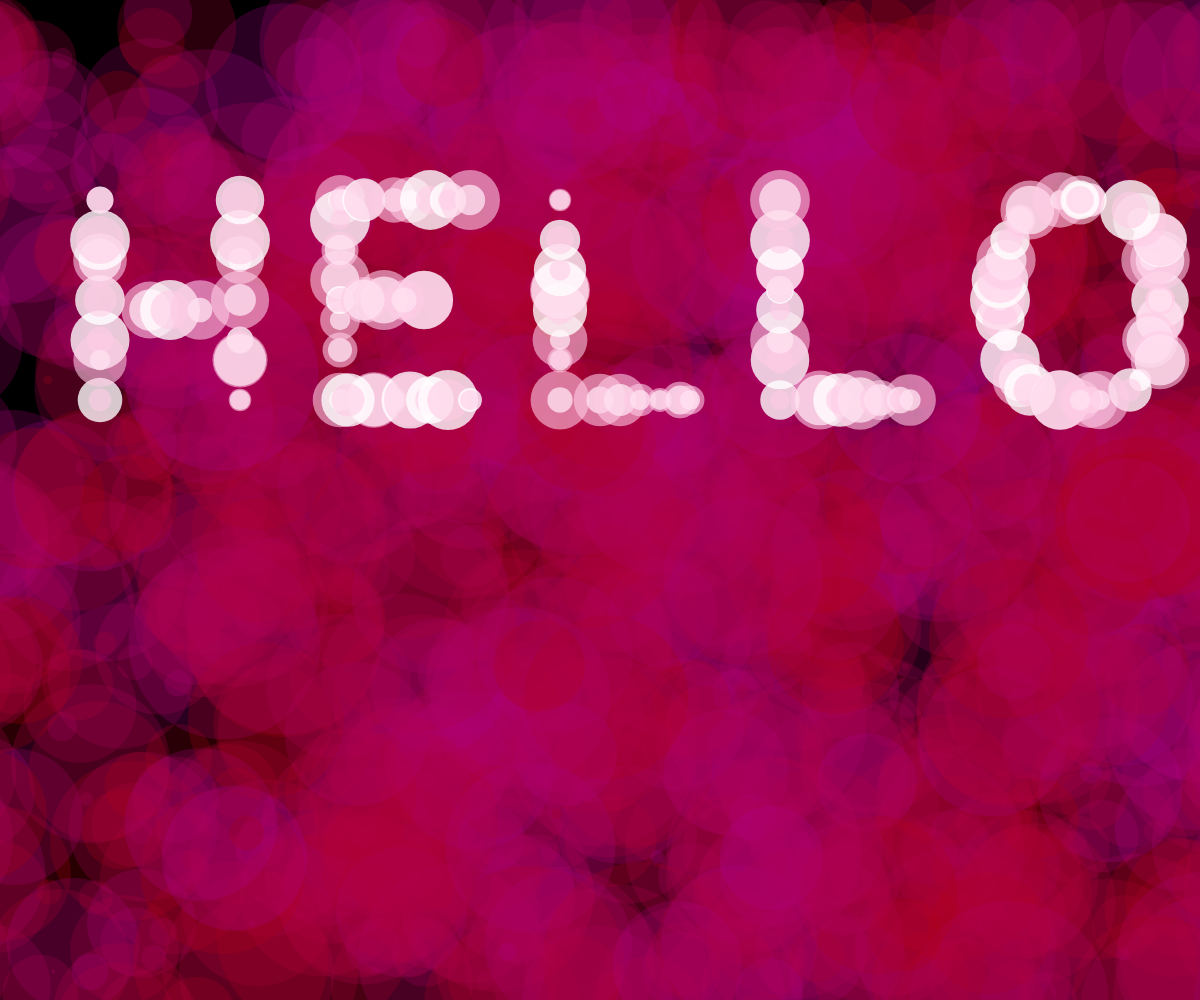
Frame 1 (no input)
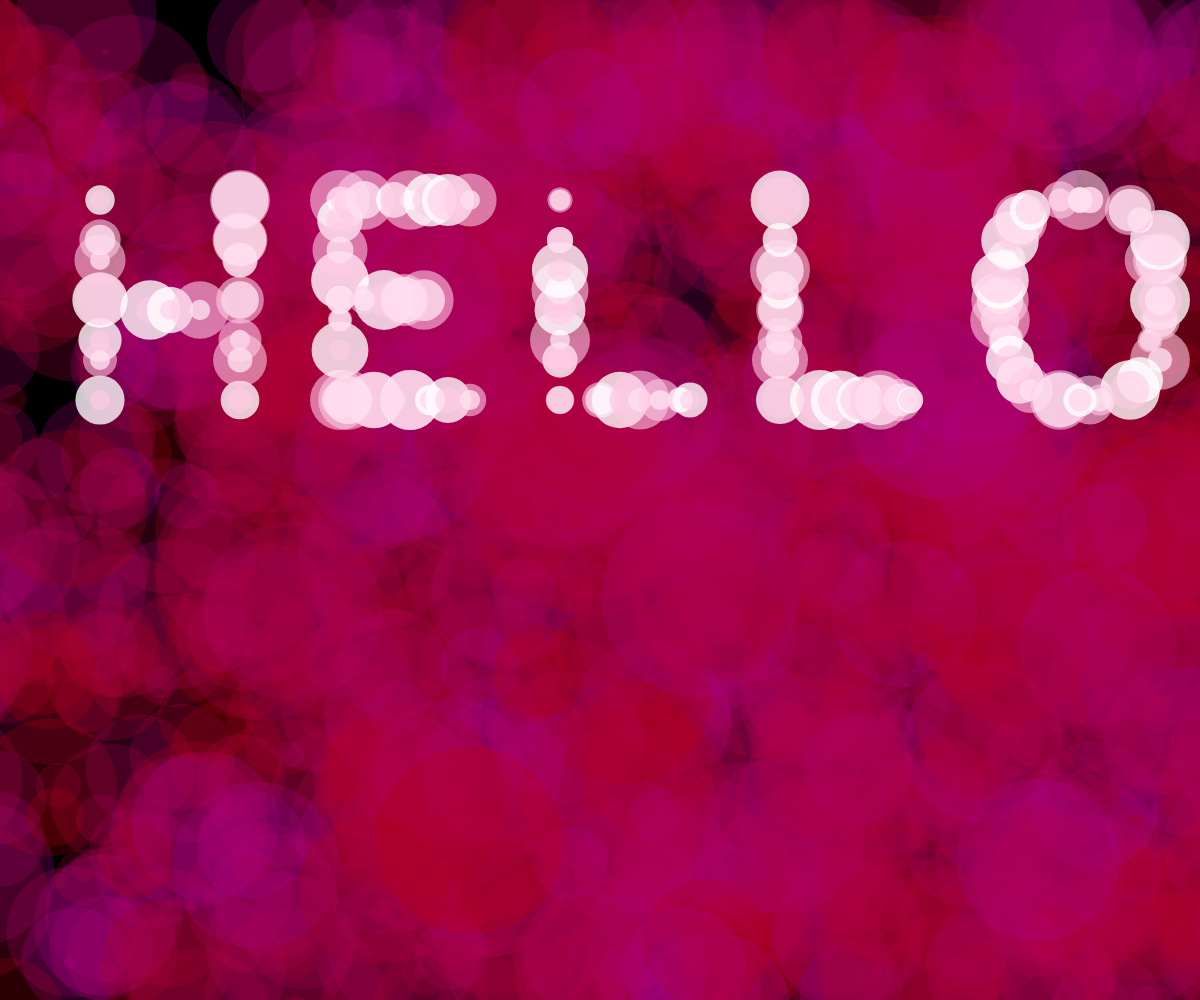
Frame 60 (no input)
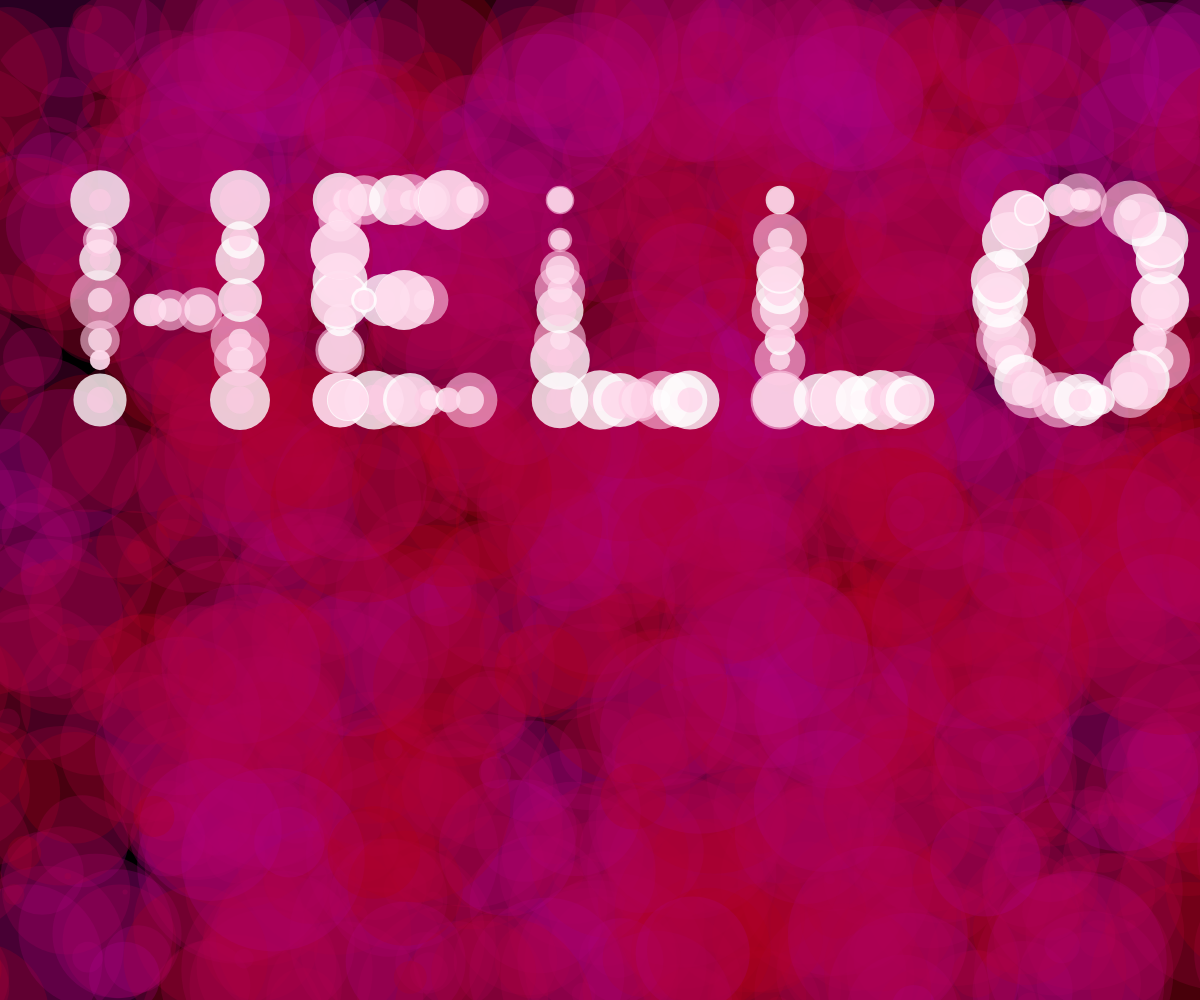
Frame 120 (the mouse pressed at the canvas centre since frame 60)

The p5.js sketch that drew these frames (run headless with seeded random() and noise() and a simulated clock; from frame 60 on, the mouse is pressed at the canvas centre):

// p5.js sketch
// ── sketch.js
 
// no need to change anything from here ... ----------------------

var letters = {};

var marginLeft = 50;
var marginTop = 100;
var textX = marginLeft;
var textY = 150;
var lineHeight = 150;
var typedText = "HELLO";
var zoom = 2;

function setup() {
	createCanvas(windowWidth, windowHeight);
	initLetters();
	noFill();
	strokeWeight(0);
}

function draw() {
	background(0);
	scale(zoom);

	randomSeed(4);
    drawBackground();
    
	textX = marginLeft;
	textY = marginTop + 100;

	for (var i = 0; i < typedText.length; i++) {
		var c = typedText[i];
		if (letters[c]) {
			push();
			translate(textX, textY);
			var w = letters[c]();
			textX += w;
			pop();
		} else if (c == "\n") {
			textX = marginLeft;
			textY += lineHeight;
		}
	}

	//noLoop();
}

function keyTyped() {
    var k = key;
    if (!letters[k]) {
        k = k.toUpperCase();
    }
    if (letters[k]) {
         
        typedText += k;
    }

	//loop();
}

function keyPressed() {
	if (keyCode == RETURN) {
		typedText += "\n";
	}
	if (keyCode == BACKSPACE || keyCode == DELETE) {
		if (typedText.length > 0) typedText = typedText.slice(0, -1);
	}
}

// ... to here -----------------------------------------------------


function initLetters() {
	// Add your calls to the letter functions here

	letters = {
		N: draw_N,
		O: draw_O,
		Q: draw_Q,
		U: draw_U,
        G: draw_G,
        H: draw_H,
        I: draw_I,
        J: draw_J,
        K: draw_K,
        L: draw_L,
        M: draw_M,
        S: draw_S,
        R: draw_R,	
		A: draw_A,
		W: draw_W,
        V: draw_V,
        B: draw_B,
        P: draw_P,
        C: draw_C,
        D: draw_D,
        T: draw_T,
		E: draw_E,
        F: draw_F,
        X: draw_X,
        Y: draw_Y,
        Z: draw_Z,
		
		" ": function() { return 30 },
	};
}


function specialEllipse(x, y, w, h) {
	strokeWeight(0);
	fill(255, 255, 255, 200);
	var w = sin(frameCount * random() / 30 + random(100)) * 10 + 20;
	ellipse(x, y, w, w);

	stroke(0,0,128);
	fill(255, 204, 229, 150);
	w = sin(frameCount * random() / 30 + random(100)) * 10 + 20;
	ellipse(x, y, w, w);
}


function drawBackground() {
    for (var i = 0; i < 1000; i++) {
        var x = random(0, width/zoom);
        var y = random(0, height/zoom);
        var r1 = sin(frameCount * random() / 30 + random(100)) * 5 + 10;
	    var r2 = sin(frameCount * random() / 30 + random(100)) * 5 + 10;
	    var r3 = sin(frameCount * random() / 30 + random(100)) * 90 + 10;
	       
        fill(175, 0, random(10,150), 60);
        ellipse(x+r3, y+r2, r3, r3);
    }
}

// A function for each letter

function draw_N() {
	
	//rect(-15,-100,80,100);
	
	specialEllipse(0,-100,30,30); //top left 
	specialEllipse(0,0,13,13); 
	specialEllipse(0,-5,15,15); //bottom left
	//specialEllipse(50,-100,30,30); //top right
	specialEllipse(50,-20,30,30); //bottom right
	specialEllipse(0,-30,25,25);
    specialEllipse(0,-20,25,25);
	specialEllipse(0,-40,15,15);
	specialEllipse(0,-50,20,20);
	specialEllipse(0,-70,10,10);
    specialEllipse(0,-80,10,10);
	specialEllipse(0,-90,15,15);
	
    specialEllipse(70,-100,10,10);
	specialEllipse(70,-85,20,20);
	specialEllipse(70,-70,18,18);
	specialEllipse(70,-60,11,11);
	specialEllipse(70,-50,15,15);
    specialEllipse(70,-30,15,15);
	specialEllipse(70,-20,25,25);
	specialEllipse(70,0,13,13);
    
	specialEllipse(50,-35,20,20);
	specialEllipse(33,-47,10,10);
	specialEllipse(28,-56,15,15);
	specialEllipse(23,-67,18,18);
	specialEllipse(18,-75,10,10);
	specialEllipse(15,-80,13,13);
    
	
	
	

	return 110;
}

function draw_O() {
	
	//rect(30,-100,80,100);
	
    specialEllipse(0, -50, 25);
    specialEllipse(0, -40, 25);
    specialEllipse(3, -30, 15);
    specialEllipse(5, -20, 30);
    specialEllipse(10, -10, 10);
    specialEllipse(15, -5, 20);
    specialEllipse(30, 0, 20);
    specialEllipse(45, 0, 30);
    
    specialEllipse(80, -50, 25);
    specialEllipse(80, -40, 25);
    specialEllipse(75, -30, 15);
    specialEllipse(80, -20, 30);
    specialEllipse(70, -10, 10);
    specialEllipse(65, -5, 20);
    specialEllipse(50, 0, 20);
    specialEllipse(40, 0, 30);

    
    specialEllipse(0, -50, 25);
    specialEllipse(0, -60, 25);
    specialEllipse(3, -70, 15);
    specialEllipse(5, -80, 30);
    specialEllipse(10, -90, 10);
    specialEllipse(15, -95, 20);
    specialEllipse(30, -100, 20);
    specialEllipse(45, -100, 30);
    
    specialEllipse(80, -50, 25);
    specialEllipse(80, -70, 25);
    specialEllipse(75, -70, 15);
    specialEllipse(80, -80, 30);
    specialEllipse(70, -90, 10);
    specialEllipse(65, -95, 20);
    specialEllipse(40, -100, 20);
    specialEllipse(40, -100, 30);


	return 130;
}
function draw_Q() {
	
	//rect(75,-100,80,100);
	
    specialEllipse(0, -50, 25);
    specialEllipse(0, -40, 25);
    specialEllipse(3, -30, 15);
    specialEllipse(5, -20, 30);
    specialEllipse(10, -10, 10);
    specialEllipse(15, -5, 20);
    specialEllipse(30, 0, 20);
    specialEllipse(45, 0, 30);
    
    specialEllipse(80, -50, 25);
    specialEllipse(80, -40, 25);
    specialEllipse(75, -30, 15);
    specialEllipse(80, -20, 30);
    specialEllipse(70, -10, 10);
    specialEllipse(65, -5, 20);
    specialEllipse(50, 0, 20);
    specialEllipse(40, 0, 30);

    
    specialEllipse(0, -50, 25);
    specialEllipse(0, -60, 25);
    specialEllipse(3, -70, 15);
    specialEllipse(5, -80, 30);
    specialEllipse(10, -90, 10);
    specialEllipse(15, -95, 20);
    specialEllipse(30, -100, 20);
    specialEllipse(45, -100, 30);
    
    specialEllipse(80, -50, 25);
    specialEllipse(80, -70, 25);
    specialEllipse(75, -70, 15);
    specialEllipse(80, -80, 30);
    specialEllipse(70, -90, 10);
    specialEllipse(65, -95, 20);
    specialEllipse(40, -100, 20);
    specialEllipse(40, -100, 30);
    
    specialEllipse(90, 0, 25);
    specialEllipse(80, -10, 15);
    specialEllipse(70, -20, 15);
	specialEllipse(60, -30, 10);
	

	

	return 130;
}

function draw_U() {
	
    specialEllipse(0, -50, 25);
    specialEllipse(0, -40, 25);
    specialEllipse(0, -60, 25);
    specialEllipse(0, -70, 25);
    specialEllipse(0, -80, 25);
    specialEllipse(0, -90, 25);
    specialEllipse(0, -95, 25);
    specialEllipse(0, -100, 25);
    specialEllipse(3, -30, 15);
    specialEllipse(5, -20, 30);
    specialEllipse(10, -10, 10);
    specialEllipse(15, -5, 20);
    specialEllipse(30, 0, 20);
    specialEllipse(45, 0, 30);
    
    specialEllipse(80, -50, 25);
    specialEllipse(80, -60, 25);
    specialEllipse(80, -70, 25);
    specialEllipse(80, -80, 25);
    specialEllipse(80, -90, 25);
    specialEllipse(80, -95, 25);
    specialEllipse(80, -100, 25);
    
    specialEllipse(75, -30, 15);
    specialEllipse(80, -20, 30);
    specialEllipse(70, -10, 10);
    specialEllipse(65, -5, 20);
    specialEllipse(50, 0, 20);
    specialEllipse(40, 0, 30);
	
	
	

	

	return 120;
}




function draw_G() {



    specialEllipse(0, -50, 25);
    specialEllipse(0, -40, 25);
    specialEllipse(3, -30, 15);
    specialEllipse(5, -20, 30);
    specialEllipse(10, -10, 10);
    specialEllipse(15, -5, 20);
    specialEllipse(30, 0, 20);
    specialEllipse(45, 0, 30);
    
    specialEllipse(80, -50, 25);
    specialEllipse(80, -40, 25);
    specialEllipse(75, -30, 15);
    specialEllipse(80, -20, 30);
    specialEllipse(70, -10, 10);
    specialEllipse(65, -5, 20);
    specialEllipse(50, 0, 20);
    specialEllipse(40, 0, 30);
    
    
    
    specialEllipse(75, -40, 20);
    specialEllipse(75, -50, 15);
   
    
    specialEllipse(0, -50, 25);
    specialEllipse(0, -60, 25);
    specialEllipse(3, -70, 15);
    specialEllipse(5, -80, 30);
    specialEllipse(10, -90, 10);
    specialEllipse(15, -95, 20);
    specialEllipse(30, -100, 20);
    specialEllipse(45, -100, 30);
    
    specialEllipse(75, -90, 20);
    specialEllipse(60, -100, 20);
    specialEllipse(45, -100, 30);
    
    specialEllipse(65, -50, 10);
    specialEllipse(75, -50, 15);
    specialEllipse(60, -50, 10);




        return 130;
}


function draw_H() {


    specialEllipse(0, 0, 20);
    specialEllipse(0, -30, 25);
    specialEllipse(0, -20, 25);
    specialEllipse(0, -50, 15);
    specialEllipse(0, -70, 20);
    specialEllipse(0, -80, 20);
    specialEllipse(0, -100, 30);
    specialEllipse(25, -45, 25);
    specialEllipse(35, -45, 10);

    specialEllipse(70, 0, 20);
    specialEllipse(70, -30, 25);
    specialEllipse(70, -20, 25);
    specialEllipse(70, -50, 25);
    specialEllipse(70, -70, 30);
    specialEllipse(70, -80, 30);
    
    specialEllipse(50, -45, 25);
    specialEllipse(70, -100, 15);


        return 120;
}


function draw_I() {


    specialEllipse(0, 0, 20);
    specialEllipse(0, -30, 25);
    specialEllipse(0, -20, 25);
    specialEllipse(0, -45, 15);
    specialEllipse(0, -60, 20);
    specialEllipse(0, -80, 20);
    specialEllipse(0, -100, 30);


        return 50;

}

function draw_J() {


    specialEllipse(60, -80, 30);
    specialEllipse(60, -30, 25);
    specialEllipse(60, -100, 20);
    specialEllipse(60, -70, 20);
    specialEllipse(60, -60, 20);
    specialEllipse(60, -50, 20);
    specialEllipse(50, -10, 30);
    specialEllipse(30, 0, 20);
    specialEllipse(0, -50, 10);
    specialEllipse(0, -25, 15);
    specialEllipse(0, -35, 25);
    specialEllipse(10, -15, 15);


        return 110;

}
function draw_K() {


    specialEllipse(15, -45, 20);
    specialEllipse(30, -55, 25);
    specialEllipse(40, -65, 10);
    specialEllipse(50, -75, 20);
    specialEllipse(70, -100, 20);
    specialEllipse(60, -90, 20);
    specialEllipse(0, -100, 15);
    specialEllipse(0, -100, 10);
    specialEllipse(0, -65, 20);
    specialEllipse(0, -75, 20);
    specialEllipse(0, -50, 10);
    specialEllipse(0, -45, 25);
    specialEllipse(0, -25, 25);
    specialEllipse(0,  0, 30);
    specialEllipse(15, -35, 10);
    specialEllipse(35, -35, 20);
    specialEllipse(45, -25, 25);
    specialEllipse(50, -15, 20);
    specialEllipse(70, 0, 25);



        return 120;
}

function draw_L() {


    specialEllipse(0, 0, 25);
    specialEllipse(0, -20, 20);
    specialEllipse(0, -30, 10);
    specialEllipse(0, -45, 20);
    specialEllipse(0, -55, 20);
    specialEllipse(0, -65, 30);
    specialEllipse(0, -80, 30);
    specialEllipse(0, -100, 10);
    specialEllipse(20, 0, 20);
    specialEllipse(30, 0, 10);
    specialEllipse(40, 0, 10);
    specialEllipse(50, 0, 15);
     specialEllipse(60, 0, 15);
    specialEllipse(65, 0, 30);




        return 110;
}


function draw_M() {


   
    specialEllipse(80, 0, 25);
    specialEllipse(80, -20, 25);
    specialEllipse(80, -10, 30);
    specialEllipse(80, -30, 15);
    specialEllipse(80, -40, 15);
    specialEllipse(80, -50, 10);
    specialEllipse(80, -65, 30);
    specialEllipse(80, -80, 30);
    specialEllipse(80, -100, 15);
    specialEllipse(0, 0, 25);
    specialEllipse(0, -20, 25);
    specialEllipse(0, -10, 30);
    specialEllipse(0, -30, 15);
    specialEllipse(0, -40, 15);
    specialEllipse(0, -50, 10);
    specialEllipse(0, -65, 30);
    specialEllipse(0, -80, 30);
    specialEllipse(0, -100, 15);
   
    
    specialEllipse(10, -90, 25);
    specialEllipse(15, -80, 20);
    specialEllipse(20, -70, 20);
    specialEllipse(25, -60, 10);
    specialEllipse(30, -50, 30);
    specialEllipse(35, -45, 10);
    specialEllipse(40, -40, 10);
    
    specialEllipse(70, -90, 25);
    specialEllipse(65, -80, 20);
    specialEllipse(60, -70, 20);
    specialEllipse(55, -60, 10);
    specialEllipse(50, -50, 30);
    specialEllipse(45, -45, 10);
    

    



        return 130;
}
function draw_S() {


    
    specialEllipse(65, -80, 10);
    specialEllipse(60, -85, 15);
    specialEllipse(60, -90, 30);
    specialEllipse(40, -95, 10);
    specialEllipse(40, -100, 20);
    specialEllipse(40, -100, 10);
    specialEllipse(35, -100, 10);
    specialEllipse(20, -98, 30);
    specialEllipse(19, -95, 20);
    specialEllipse(15, -92, 20);
    specialEllipse(10, -87, 10);
    specialEllipse(7, -85, 15);
    specialEllipse(5, -75, 25);
    specialEllipse(1, -70, 30);
    specialEllipse(0, -65, 30);
    specialEllipse(0, -60, 30);
    specialEllipse(0, -55, 20);
    specialEllipse(0, -50, 25);
    
    specialEllipse(5, -45, 25);
    specialEllipse(10, -45, 25);
    specialEllipse(15, -45, 30);
    specialEllipse(35, -45, 30);
    specialEllipse(40, -45, 10);
    specialEllipse(45, -45, 20);
    specialEllipse(50, -45, 20);
    specialEllipse(55, -40, 20);
    specialEllipse(60, -42, 10);
    specialEllipse(75, -35, 15);
    specialEllipse(80, -25, 10);
    specialEllipse(75, -35, 10);
    specialEllipse(75, -10, 15);
    specialEllipse(65, -5, 10);
    specialEllipse(60, -3, 10);
    specialEllipse(55, 0, 30);
    specialEllipse(40, 0, 30);
    
    specialEllipse(35, 0, 20);
    specialEllipse(30, 0, 30);
    specialEllipse(25, -2, 10);
    specialEllipse(20, -5, 10);
    specialEllipse(15, -7, 20);
    specialEllipse(10, -10, 20);
     specialEllipse(5, -12, 30);
    specialEllipse(0, -15, 0);

    
        return 120;
}
function draw_R() {


    //pionowa kreska
    specialEllipse(0, 0, 20);
    specialEllipse(0, -10, 25);
    specialEllipse(0, -20, 20);
    specialEllipse(0, -30, 25);
    specialEllipse(0, -40, 25);
    specialEllipse(0, -50, 20);
    specialEllipse(0, -60, 15);
    specialEllipse(0, -70, 20);
    specialEllipse(0, -80, 15)
    specialEllipse(0, -90, 15);
    specialEllipse(0, -100, 20);
    
    //gorny brzuszek
    specialEllipse(10, -100, 15);
    specialEllipse(20, -100, 15);
    specialEllipse(30, -100, 20);
    specialEllipse(40, -95, 20);
    specialEllipse(50, -95, 15);
    specialEllipse(60, -88, 15);
    specialEllipse(70, -75, 20);
    specialEllipse(65, -60, 15);
    specialEllipse(55, -50, 15);
    specialEllipse(40, -45, 20);
    specialEllipse(30, -45, 25);
    specialEllipse(20, -44, 15);
    specialEllipse(10, -45, 15);

    
    specialEllipse(65, 0, 20);
    specialEllipse(60, -10, 25);
    specialEllipse(55, -20, 15);
    specialEllipse(50, -30, 15);
    specialEllipse(45, -40, 15);


        return 120;
}


function draw_A() {

    // lewe ramię
    specialEllipse(0, 0, 15);
    specialEllipse(4, -8, 15);
    specialEllipse(8, -15, 20);
    specialEllipse(13, -25, 20);
    specialEllipse(20, -40, 25);
    specialEllipse(25, -55, 20);
    specialEllipse(28, -63, 20);
    specialEllipse(31, -75, 15);
    specialEllipse(35, -85, 20);
    specialEllipse(38, -93, 15);
    specialEllipse(40, -100, 15);
 
    
    //prawe ramię
    specialEllipse(40, -100, 15);
    specialEllipse(42, -93, 15);
    specialEllipse(45, -85, 20);
    specialEllipse(49, -75, 15);
    specialEllipse(52, -63, 20);
    specialEllipse(57, -55, 20);
    specialEllipse(62, -40, 25);
    specialEllipse(69, -25, 20);
    specialEllipse(74, -15, 20);
    specialEllipse(76, -8, 15);
    specialEllipse(80, 0, 15);
    
    
    //mostek
    specialEllipse(35, -40, 20);
    specialEllipse(50, -40, 15);
    
   
	return 120;
}

function draw_W() {

    //pionowa kreska
	specialEllipse(0, 0, 20);
    specialEllipse(0, -20, 25);
    specialEllipse(0, -30, 20);
    specialEllipse(0, -40, 25);
    specialEllipse(0, -50, 25);
    specialEllipse(0, -60, 20);
    specialEllipse(0, -70, 15);
    specialEllipse(0, -80, 20);
    specialEllipse(0, -90, 15)
    specialEllipse(0, -100, 15);
    
    //ukośna lewa
    specialEllipse(0, -10, 20);
    specialEllipse(10, -20, 15);
    specialEllipse(20, -30, 20);
    specialEllipse(30, -40, 25);
    specialEllipse(40, -50, 20);
    
    //ukośna prawa
    specialEllipse(80, -10, 20);
    specialEllipse(70, -20, 15);
    specialEllipse(60, -30, 20);
    specialEllipse(50, -40, 25);
    specialEllipse(40, -50, 20);
    
    
    //pionowa prawa
    specialEllipse(80, 0, 20);
    specialEllipse(80, -20, 25);
    specialEllipse(80, -30, 20);
    specialEllipse(80, -40, 25);
    specialEllipse(80, -50, 25);
    specialEllipse(80, -60, 20);
    specialEllipse(80, -70, 15);
    specialEllipse(80, -80, 20);
    specialEllipse(80, -90, 15);
    specialEllipse(80, -100, 15);
    
	return 130;
}


function draw_V() {
 
 
    // lewe ramię
    specialEllipse(0, -100, 15);
    specialEllipse(4, -93, 15);
    specialEllipse(8, -85, 20);
    specialEllipse(11, -77, 15);
    specialEllipse(16, -65, 20);
    specialEllipse(21, -52, 20);
    specialEllipse(24, -40, 20);
    specialEllipse(27, -32, 15);
    specialEllipse(31, -24, 20);
    specialEllipse(34, -16, 15);
    specialEllipse(37, -8, 15);
    specialEllipse(40, 0, 10);
    
    //prawe ramię
    
    specialEllipse(80, -100, 15);
    specialEllipse(77, -93, 15);
    specialEllipse(74, -85, 20);
    specialEllipse(71, -77, 15);
    specialEllipse(67, -65, 20);
    specialEllipse(64, -52, 20);
    specialEllipse(60, -40, 20);
    specialEllipse(56, -32, 15);
    specialEllipse(51, -24, 20);
    specialEllipse(48, -16, 15);
    specialEllipse(44, -8, 15);
    specialEllipse(40, 0, 10);
    
    
	return 110;
}


function draw_B() {
 
    //pionowa kreska
    specialEllipse(0, 0, 20);
    specialEllipse(0, -20, 25);
    specialEllipse(0, -30, 20);
    specialEllipse(0, -40, 25);
    specialEllipse(0, -50, 25);
    specialEllipse(0, -60, 20);
    specialEllipse(0, -70, 15);
    specialEllipse(0, -80, 20);
    specialEllipse(0, -90, 15)
    specialEllipse(0, -100, 15);
    specialEllipse(0, -10, 20);
    
    //gorny brzuszek
    specialEllipse(8, -100, 15);
    specialEllipse(14, -99, 15);
    specialEllipse(26, -97, 20);
    specialEllipse(36, -94, 20);
    specialEllipse(48, -92, 15);
    specialEllipse(56, -87, 15);
    specialEllipse(60, -75, 20);
    
    specialEllipse(52, -64, 15);
    specialEllipse(45, -61, 15);
    specialEllipse(36, -59, 20);
    specialEllipse(26, -56, 25);
    specialEllipse(14, -52, 15);
    specialEllipse(8, -50, 15);
    
    
    //dolny brzuszek
    specialEllipse(8, -50, 15);
    specialEllipse(14, -49, 15);
    specialEllipse(26, -47, 20);
    specialEllipse(36, -44, 20);
    specialEllipse(48, -42, 15);
    specialEllipse(56, -37, 15);
    specialEllipse(60, -25, 20);
    
    specialEllipse(52, -14, 15);
    specialEllipse(45, -11, 15);
    specialEllipse(36, -9, 20);
    specialEllipse(26, -6, 25);
    specialEllipse(14, -2, 15);
    specialEllipse(8, 0, 15);
    
    
	return 100;
}


function draw_P() {
 
    //pionowa kreska
    specialEllipse(0, 0, 20);
    specialEllipse(0, -10, 25);
    specialEllipse(0, -20, 20);
    specialEllipse(0, -30, 25);
    specialEllipse(0, -40, 25);
    specialEllipse(0, -50, 20);
    specialEllipse(0, -60, 15);
    specialEllipse(0, -70, 20);
    specialEllipse(0, -80, 15)
    specialEllipse(0, -90, 15);
    specialEllipse(0, -100, 20);
    
    //gorny brzuszek
    specialEllipse(10, -100, 15);
    specialEllipse(20, -100, 15);
    specialEllipse(30, -100, 20);
    specialEllipse(40, -95, 20);
    specialEllipse(50, -95, 15);
    specialEllipse(60, -88, 15);
    specialEllipse(70, -75, 20);
    specialEllipse(65, -60, 15);
    specialEllipse(55, -50, 15);
    specialEllipse(40, -45, 20);
    specialEllipse(30, -45, 25);
    specialEllipse(20, -44, 15);
    specialEllipse(10, -45, 15);
    
    
	return 100;
}



function draw_C() {
 
   
    specialEllipse(62, -94, 10);
    specialEllipse(57, -98, 15);
    
    specialEllipse(50, -100, 15);
    
    specialEllipse (46, -99, 10);
    specialEllipse (41, -99, 15);
    specialEllipse (30, -94, 15);
    specialEllipse (25, -91, 20);
    specialEllipse (18, -85, 15);
    specialEllipse (13, -78, 15);
    specialEllipse(10, -72, 20);
    specialEllipse(5, -64, 15);
    specialEllipse(2, -58, 20);
    specialEllipse(0, -50, 15);
    
    
    specialEllipse (46, -1, 10);
    specialEllipse (41, -1, 15);
    specialEllipse (30, -6, 15);
    specialEllipse (25, -9, 20);
    specialEllipse (18, -15, 15);
    specialEllipse (13, -22, 15);
    specialEllipse(10, -28, 20);
    specialEllipse(5, -36, 15);
    specialEllipse(2, -42, 20);
    specialEllipse(0, -50, 15);
    
    specialEllipse(57, -2, 15);
    specialEllipse(62, -6, 10);
    
    specialEllipse(50, 0, 15);
    
    
	return 110;
}



function draw_D() {
 
   
    specialEllipse(0, -100, 15);
    specialEllipse (20, -99, 10);
    specialEllipse (30, -99, 15);
    specialEllipse (40, -95, 15);
    specialEllipse (45, -91, 20);
    specialEllipse (50, -85, 15);
    specialEllipse (55, -78, 15);
    specialEllipse(50, -72, 20);
    specialEllipse(55, -64, 15);
    specialEllipse(65, -58, 20);
    specialEllipse(65, -50, 15);
    
    
    specialEllipse (15, -1, 10);
    specialEllipse (20, -1, 15);
    specialEllipse (25, -6, 15);
    specialEllipse (35, -9, 20);
    specialEllipse (45, -15, 15);
    specialEllipse (50, -22, 15);
    specialEllipse(55, -28, 20);
    specialEllipse(55, -36, 15);
    specialEllipse(60, -42, 20);
    specialEllipse(60, -50, 15);
   
    
    
    specialEllipse(0, 0, 20);
    specialEllipse(0, -8, 15);
    specialEllipse(0, -15, 25);
    specialEllipse(0, -30, 20);
    specialEllipse(0, -40, 25);
    specialEllipse(0, -50, 25);
    specialEllipse(0, -60, 20);
    specialEllipse(0, -70, 15);
    specialEllipse(0, -80, 20);
    specialEllipse(0, -90, 15);
    specialEllipse(0, -100, 15);
    
    
	return 100;
}


function draw_T() {
 
    //pionowa kreska
    specialEllipse(40, 0, 20);
    specialEllipse(40, -20, 25);
    specialEllipse(40, -30, 20);
    specialEllipse(40, -40, 25);
    specialEllipse(40, -50, 25);
    specialEllipse(40, -60, 20);
    specialEllipse(40, -70, 15);
    specialEllipse(40, -80, 20);
    specialEllipse(40, -90, 15);
    specialEllipse(40, -100, 15);
    specialEllipse(40, -10, 20);
    
    //daszek
    specialEllipse(20, -100, 20);
    specialEllipse(62, -100, 20);
    specialEllipse(35, -100, 20);
    specialEllipse(50, -100, 15);
    specialEllipse(71, -100, 10);
    specialEllipse(80, -100, 25);
    specialEllipse(7, -100, 25);
    specialEllipse(0, -100, 10);
    
 
    
	return 110;
}

function draw_E() {

    specialEllipse (0, 0, 28);
    specialEllipse (0, -60, 16);
    specialEllipse (0, -25, 24);
    specialEllipse (0, -40, 25);
    specialEllipse (0, -50 , 14);
    specialEllipse (0, -100 , 14);
    specialEllipse (0, -90 , 14);
    specialEllipse (0, -75 , 18);


    specialEllipse (17, 0, 20);
    specialEllipse (4, 0, 25);
    specialEllipse (27, 0, 19);
    specialEllipse (35, 0, 15);
    specialEllipse (45, 0, 22);
    specialEllipse (54, 0, 19);
    specialEllipse (65, 0, 15);

    specialEllipse (2, -100, 20);
    specialEllipse (12, -100, 23);
    specialEllipse (27, -100, 18);
    specialEllipse (35, -100, 23);
    specialEllipse (45, -100, 18);
    specialEllipse (54, -100, 13);
    specialEllipse (65, -100, 15);

     specialEllipse (42, -50, 20);
     specialEllipse (22, -50, 27);
     specialEllipse (32, -50, 20);
     specialEllipse (12, -50, 20);



        return 110;
}

function draw_F() {

    specialEllipse (0, 0, 26);
    specialEllipse (0, -40, 30);
    specialEllipse (0, -10, 25);
    specialEllipse (0, -30, 25);
    specialEllipse (0, -50 , 30);
    specialEllipse (0, -100 , 10);
    specialEllipse (0, -80 , 18);
    specialEllipse (0, -70 , 18);

    specialEllipse (10, -100, 20);
    specialEllipse (20, -100, 23);
    specialEllipse (35, -100, 18);
    specialEllipse (43, -100, 23);
    specialEllipse (53, -100, 18);
    specialEllipse (62, -100, 13);
    specialEllipse (73, -100, 15);

     specialEllipse (30, -50, 17);
     specialEllipse (40, -50, 20);
     specialEllipse (20, -50, 20);



        return 100;
}


function draw_X() {
    specialEllipse (0, 0, 25);
    specialEllipse (10, -12, 20);
    specialEllipse (15, -22, 20);
    specialEllipse (20, -30, 15);
    specialEllipse (31, -40, 17);
    specialEllipse (37, -50, 13);
    specialEllipse (44, -60, 13);
    specialEllipse (50, -70, 15);
    specialEllipse (55, -75, 15);
    specialEllipse (62, -80, 16);
    specialEllipse (70, -90, 16);
    specialEllipse (80, -100, 20);

     specialEllipse (0, -100, 20);
    specialEllipse (13, -83, 16);
    specialEllipse (20, -75, 15);
    specialEllipse (26, -69, 15);
    specialEllipse (33, -60, 13);
    specialEllipse (40, -50, 13);
    specialEllipse (47, -40, 17);
    specialEllipse (53, -30, 15);
    specialEllipse (59, -22, 20);
    specialEllipse (65, -12, 20);
    specialEllipse (70, -12, 20);
    specialEllipse (80, 0, 25);

    return 120;
}

function draw_Y() {

    specialEllipse (40, 0, 25);
    specialEllipse (40, -10, 18);
    specialEllipse (40, -20, 15);
    specialEllipse (40, -30, 12);
    specialEllipse (40, -40, 10);
    
    specialEllipse (45, -55, 10);
    specialEllipse (40, -55, 10);
    specialEllipse (35, -55, 10);
    specialEllipse (30, -60, 10);
    specialEllipse (25, -65, 12);
    specialEllipse (20, -70, 15);
    specialEllipse (15, -75, 18);
    specialEllipse (10, -80, 18);
    specialEllipse (5, -90, 18);
    specialEllipse (0, -100, 19);

    specialEllipse (45, -54, 10);
    specialEllipse (50, -60, 12);
    specialEllipse (55, -65, 15);
    specialEllipse (60, -65, 15);
    specialEllipse (65, -75, 18);
    specialEllipse (70, -84, 18);
    specialEllipse (75, -84, 18);
    specialEllipse (80, -100, 19);


        return 120;
}

function draw_Z() {


    specialEllipse (25, 0, 20);
    specialEllipse (0, 0, 25);
    specialEllipse (5, 0, 25);
    specialEllipse (35, 0, 19);
    specialEllipse (43, 0, 15);
    specialEllipse (53, 0, 22);
    specialEllipse (62, 0, 19);
    specialEllipse (80, 0, 15);

    specialEllipse (16, -20, 20);
    specialEllipse (21, -30, 14);
    specialEllipse (29, -40, 20);
    specialEllipse (37, -50, 20);
    specialEllipse (45, -60, 19);
    specialEllipse (53, -70, 18);
    specialEllipse (62, -80, 25);
    specialEllipse (67, -87, 25);

    specialEllipse (0, -100, 20);
    specialEllipse (20, -100, 23);
    specialEllipse (35, -100, 18);
    specialEllipse (43, -100, 23);
    specialEllipse (53, -100, 18);
    specialEllipse (62, -100, 13);
    specialEllipse (80, -100, 15);


        return 110;
}
